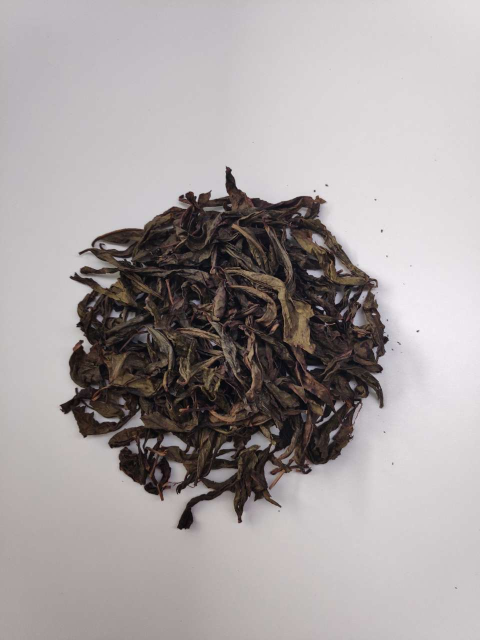
#> input picture image-similarity/database-tea-1/d2.jpg, 960 x 1280 px, given as the content of the folder D:/tmp/siamese/left/left, which was not available (shown at 1/2 size)
$ python lbp.py
#> lines starting #> are read from the running program, lines starting #| are printed output that depends on the picture; pictures that were not available may be replaced by others from this repository, and a replacement may not be noted
from skimage import feature
import numpy as np
# from sklearn.svm import LinearSVC
from sklearn import svm
import cv2
import os
import datetime
import random

# model = LinearSVC(C=100.0, random_state=42)
model = svm.SVC(C=100.0, cache_size=1000, random_state=42)

class LocalBinaryPatterns:
	def __init__(self, numPoints, radius):
		# store the number of points and radius
		self.numPoints = numPoints
		self.radius = radius
	def describe(self, image, eps=1e-7):
		# compute the Local Binary Pattern representation
		# of the image, and then use the LBP representation
		# to build the histogram of patterns
		lbp = feature.local_binary_pattern(image, self.numPoints,
			self.radius, method="uniform")
		(hist, _) = np.histogram(lbp.ravel(),
			bins=np.arange(0, self.numPoints + 3),
			range=(0, self.numPoints + 2))
		# normalize the histogram
		hist = hist.astype("float")
		hist /= (hist.sum() + eps)
		# return the histogram of Local Binary Patterns
		return hist

def match(imagePath):
    image = cv2.imread(imagePath)
    gray = cv2.cvtColor(image, cv2.COLOR_BGR2GRAY)
    hist = desc.describe(gray)
    prediction = model.predict(hist.reshape(1, -1))
    print(prediction[0])
    # display the image and the prediction
    # cv2.imshow("Image", image)
    # cv2.waitKey(0)

def get_img(input_Path):
#> called with input_Path = 'D://tmp//siamese//left//left'
    img_paths = []
    for (path, dirs, files) in os.walk(input_Path):
        for filename in files:
            if filename.endswith(('.jpg','.png')):
                img_paths.append(path+'/'+filename)
    return img_paths

# initialize the local binary patterns descriptor along with
# the data and label lists
desc = LocalBinaryPatterns(24, 8)
data = []
labels = []

for imagePath in get_img("D://tmp//siamese//left//left"):
	# load the image, convert it to grayscale, and describe it
	image = cv2.imread(imagePath)
#> image is the input picture: shape (1280, 960, 3); mean B, G, R 160.7, 160.5, 166.8
	gray = cv2.cvtColor(image, cv2.COLOR_BGR2GRAY)
	hist = desc.describe(gray)
#> in describe, `lbp = feature.local_binary_pattern(image, self.numPoints, self.radius,..`:
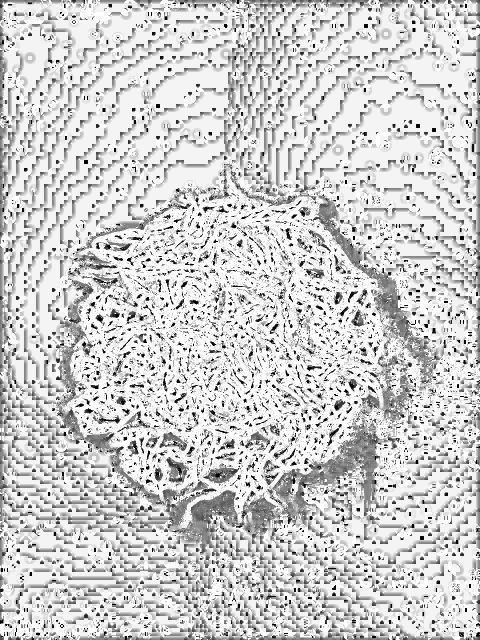
#> lbp: shape (1280, 960) float64 (shown at 1/2 size); min 0, max 25, mean 20.2; drawn with min black and max white
#> in describe, `(hist, _) = np.histogram(lbp.ravel(), bins=np.arange(0, self.numPoints..`: hist = 26 values, max 356599 at index 25, min 5646 at index 6, mean 47261.5
#> in describe, `hist /= (hist.sum() + eps)`: hist = 26 values, max 0.29 at index 25, min 0.00459 at index 6, mean 0.0385
	# print('hist', hist)
	# extract the label from the image path, then update the
	# label and data lists
	label = 'a' + str(random.randint(0,500))
	# print('label', label)
	labels.append(label)
	data.append(hist)


# train a Linear SVM on the data
# model = LinearSVC(C=100.0, random_state=42)
starttime = datetime.datetime.now()
#> (the run stopped early here; a loop or call above may not have finished)

$ run again, on image-similarity/database-tea-1/a1.jpg
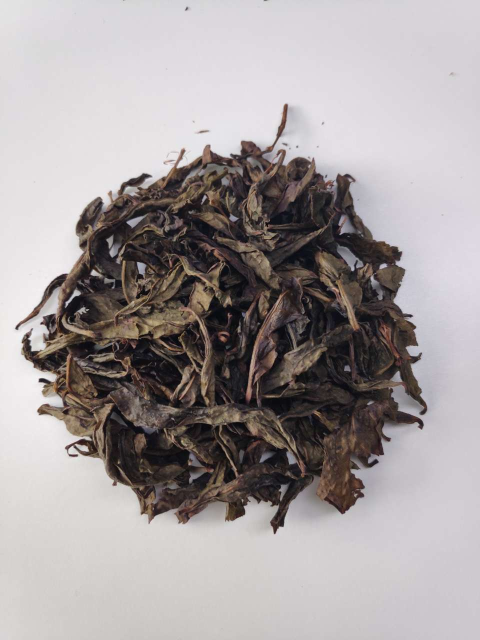
#> input picture image-similarity/database-tea-1/a1.jpg, 960 x 1280 px, given as the content of the folder D:/tmp/siamese/left/left, which was not available (shown at 1/2 size)
#> image is the input picture: shape (1280, 960, 3); mean B, G, R 158.1, 157.4, 164.1
#> `gray = cv2.cvtColor(image, cv2.COLOR_BGR2GRAY)`:
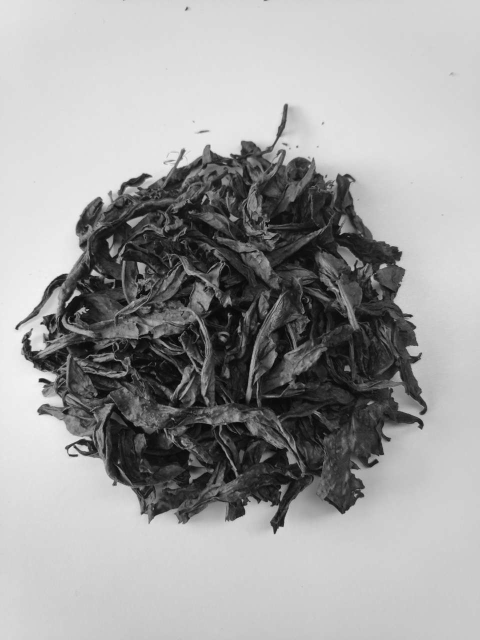
#> gray: shape (1280, 960) (shown at 1/2 size); min 0, max 251, mean 159.4
#> in describe, `lbp = feature.local_binary_pattern(image, self.numPoints, self.radius,..`:
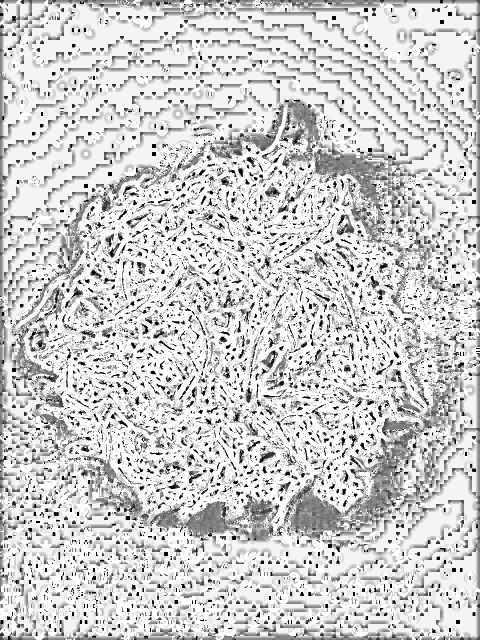
#> lbp: shape (1280, 960) float64 (shown at 1/2 size); min 0, max 25, mean 20.1; drawn with min black and max white
#> in describe, `(hist, _) = np.histogram(lbp.ravel(), bins=np.arange(0, self.numPoints..`: hist = 26 values, max 419296 at index 25, min 7006 at index 6, mean 47261.5
#> in describe, `hist /= (hist.sum() + eps)`: hist = 26 values, max 0.341 at index 25, min 0.0057 at index 6, mean 0.0385
